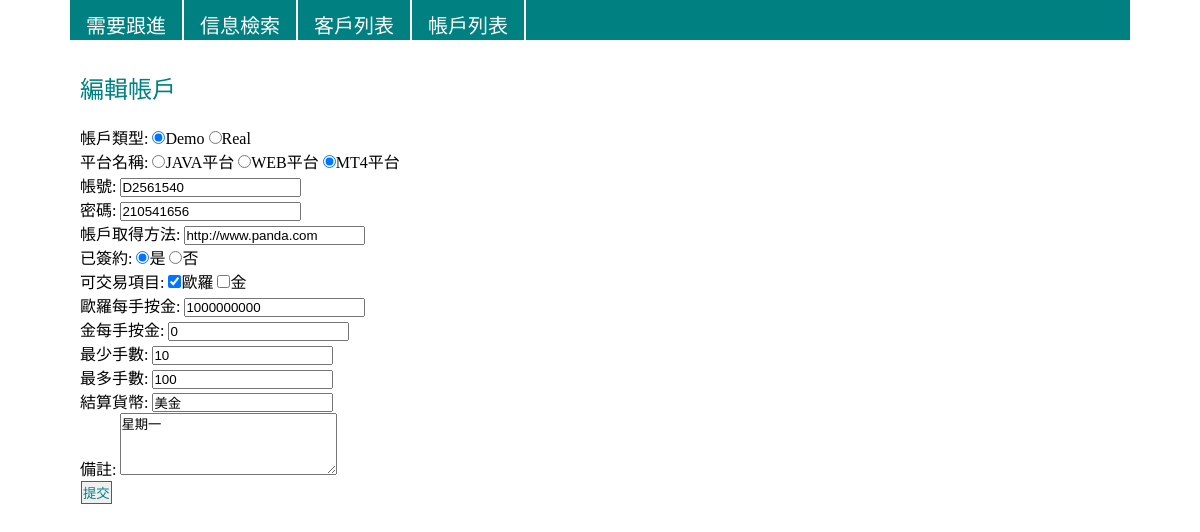
Page /editaccount.php?id=1 on the committed database.
### tables this page shows
CREATE TABLE IF NOT EXISTS `crm_accounts` (
  `id` int(11) NOT NULL AUTO_INCREMENT,
  `cid` int(11) NOT NULL,
  `platform` varchar(4) NOT NULL,
  `type` varchar(4) NOT NULL,
  `ac` varchar(255) NOT NULL,
  `pw` varchar(255) NOT NULL,
  `link` varchar(255) NOT NULL,
  `contract` tinyint(1) NOT NULL,
  `trade_item` varchar(255) NOT NULL,
  `eur_dps` int(11) NOT NULL,
  `gold_dps` int(11) NOT NULL,
  `min` int(11) NOT NULL,
  `max` int(11) NOT NULL,
  `currency` varchar(255) NOT NULL,
  `remarks` varchar(255) NOT NULL,
  `deleted` tinyint(1) NOT NULL DEFAULT '0',
  PRIMARY KEY (`id`)
);

### editaccount.php (the view, shortened to what this page needs)
<?php
include 'DB/DB_CONNECT.php';
$row="";
if(isset($_GET["id"]))
{
	$select_sql = "SELECT * FROM crm_accounts where id=".$_GET["id"];
	$result = mysqli_query($con, $select_sql);
	$row = mysqli_fetch_assoc($result);
}
?>
<html>
<head>
	<?php include 'head.php';?>
</head>
<body>
	<div id="container">
		<?php include 'menu.php';?>
		<div id="content">
			<div>
				<p class="section-header expandable" id="new-acc">編輯帳戶</p>
				<div class="new-form" id="new-acc-form">
					<form method="post" action="<?php echo htmlentities("accounts.php");?>?id=<?php echo $row['cid'];?>">
						帳戶類型: <input type="radio" name="type" value="Demo" <?php if($row['type']=="Demo") {?>checked="checked"<?php }?> />Demo
						<input type="radio" name="type" value="Real" <?php if($row['type']=="Real") {?>checked="checked"<?php }?> />Real<br>
						平台名稱: <input type="radio" name="platform" value="JAVA" <?php if($row['platform']=="JAVA") {?>checked="checked"<?php }?> />JAVA平台
						<input type="radio" name="platform" value="WEB" <?php if($row['platform']=="WEB") {?>checked="checked"<?php }?> />WEB平台
						<input type="radio" name="platform" value="MT4" <?php if($row['platform']=="MT4") {?>checked="checked"<?php }?> />MT4平台<br>
						帳號: <input type="text" name="ac" value="<?php echo $row['ac'];?>" /><br>
						密碼: <input type="text" name="pw" value="<?php echo $row['pw'];?>" /><br>
						帳戶取得方法: <input type="text" name="link" value="<?php echo $row['link'];?>" /><br>
						已簽約: <input type="radio" name="contract" value="1" <?php if($row['contract']==1) {?>checked="checked"<?php }?> />是
						<input type="radio" name="contract" value="0" <?php if($row['contract']==0) {?>checked="checked"<?php }?> />否<br>
						可交易項目: <input type="checkbox" name="trade_item[]" value="eur" <?php if($row['trade_item']=="eur" || $row['trade_item']=="both") {?>checked="checked"<?php }?> />歐羅
						<input type="checkbox" name="trade_item[]" value="gold" <?php if($row['trade_item']=="gold" || $row['trade_item']=="both") {?>checked="checked"<?php }?> />金<br>
						<div id="eur-dps">歐羅每手按金: <input type="text" name="eur_dps" value="<?php echo $row['eur_dps'];?>" /></div>
						<div id="gold-dps">金每手按金: <input type="text" name="gold_dps" value="<?php echo $row['gold_dps'];?>" /></div>
						最少手數: <input type="text" name="min" value="<?php echo $row['min'];?>" /><br>
						最多手數: <input type="text" name="max" value="<?php echo $row['max'];?>" /><br>
						結算貨幣: <input type="text" name="currency" value="<?php echo $row['currency'];?>" /><br>
						備註: <textarea rows="4" cols="25" name="remarks"><?php echo $row['remarks'];?></textarea><br>
						<input type="submit" name="submit" value="提交" /><br>
					</form>
				</div>
			</div>
		</div>
	</div>
</body>
</html>

### css/common.css (style rules this page uses)
* { margin: 0; padding: 0; }
body { font-family: Calibre, "微�����������, sans-serif; font-weight: bold; }
input[type=submit], input[type=button] { color: #008080; cursor: pointer; border: 1px solid #008080; margin: 1px; padding: 1px; }
.section-header { color: #008080; font-size: 24px; margin: 20px 0; }
.expandable { cursor: pointer; }
#container { margin: 0 70px; }
#content { padding: 10px; }

### rows in the picture
crm_accounts: type "☑", platform "☑", ac "D2561540", pw "210541656", link "http://www.panda.com", contract "☑", trade_item "☑", eur_dps "1000000000", gold_dps "0", min "10", max "100", currency "美金", remarks "星期一"
